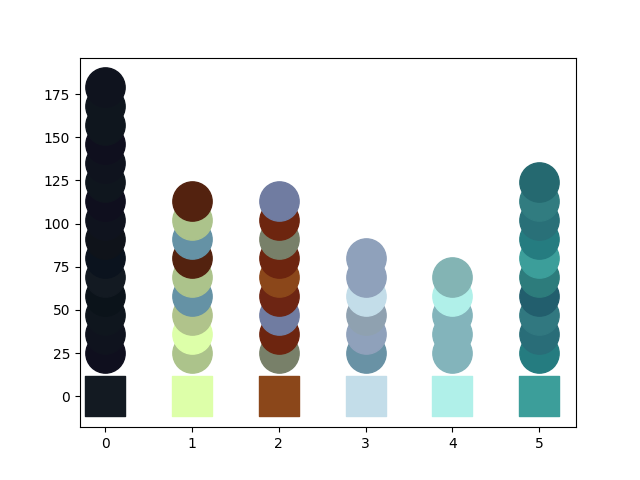

This figure's Python source:
'''
This code draws Rubik's cube unfoldings with raw RGB data

         | 10 11 12 |
         | 13 14 15 |
         | 16 17 18 |
------------------------------------------
20 21 22 | 00 01 02 | 40 41 42 | 50 51 52
23 24 25 | 03 04 05 | 43 44 45 | 53 54 55
26 27 28 | 06 07 08 | 46 47 48 | 56 57 58
------------------------------------------
         | 30 31 32 |
         | 33 34 35 |
         | 36 37 38 |
'''

import matplotlib.pyplot as plt
import numpy as np
import math
import colorsys
from data.data3 import data3
from data.data_lumiere import data_lumiere
from data.data_lumiere2 import data_lumiere2
from data.data_sombre import data_sombre
from data.data_sombre2 import data_sombre2
from data.rubiks_desordre import data_desordre
from data.data_dernier import data_dernier
from data.data_nam_L import data_nam_L
from data.data_lumiere_04_04 import data_04_04
from data.data_04_04_2 import data_04_04_2
from data.data_0404_coin_340 import data_coin_340
from data.data_0404_anglecoin_330 import data_coin_330
from data.data_0404_anglecoin_340_sombre import data_sombre_coin_340
from data.data_0904_2 import data_0904_2

# given a side index and a facet index, return x,y coordinates of the corresponding unfolding
def coord2(s,f):
    x,y = [[0,0],[0,30],[-30,0],[0,-30],[30,0],[60,0]][s]
    x += (f% 3)*10
    y -= (f//3)*10
    return x,y

# retourne les huits combinaisons de triplets possibles en fonction des centres
def couleurCoin(data):
    tab = []
    tab_diff = []
    tab_nuance = []
    for i in range(0,8):
        tab.append([])
        tab_diff.append([])

    tab[0].extend((data[0][4], data[1][4] , data[2][4]))
    tab[1].extend((data[0][4], data[1][4] , data[4][4]))
    tab[2].extend((data[0][4], data[2][4] , data[3][4]))
    tab[3].extend((data[0][4], data[3][4] , data[4][4]))

    tab[4].extend((data[5][4], data[1][4] , data[2][4]))
    tab[5].extend((data[5][4], data[1][4] , data[4][4]))
    tab[6].extend((data[5][4], data[2][4] , data[3][4]))
    tab[7].extend((data[5][4], data[3][4] , data[4][4]))

   

    #pour chaque couleur du triplet
    for i in range(0, len(data)):
        color = [0,0,0]
        #pour chaque r g b de la couleur
        for j in range(0, len(data[i][4])):
            #print data[i][j]
            #print diffCoin[i]
            color[j] = data[i][4][j] - diffCoin[i][j]
        tab_nuance.append( color )


    tab_diff[0].extend((tab_nuance[0], tab_nuance[1] , tab_nuance[2]))
    tab_diff[1].extend((tab_nuance[0], tab_nuance[1] , tab_nuance[4]))
    tab_diff[2].extend((tab_nuance[0], tab_nuance[2] , tab_nuance[3]))
    tab_diff[3].extend((tab_nuance[0], tab_nuance[3] , tab_nuance[4]))

    tab_diff[4].extend((tab_nuance[5], tab_nuance[1] , tab_nuance[2]))
    tab_diff[5].extend((tab_nuance[5], tab_nuance[1] , tab_nuance[4]))
    tab_diff[6].extend((tab_nuance[5], tab_nuance[2] , tab_nuance[3]))
    tab_diff[7].extend((tab_nuance[5], tab_nuance[3] , tab_nuance[4]))

        
    return tab, tab_diff

def couleurCentre(data):
     tab = []
     for s, side in enumerate(data):
         tab.append(data[s][4])
     return tab

def couleurArete(data):
    tab = []
    for i in range(0,12):
        tab.append([])

    tab[0].extend((data[1][4],data[0][4]))
    tab[1].extend((data[2][4],data[0][4]))
    tab[2].extend((data[3][4],data[0][4]))
    tab[3].extend((data[4][4],data[0][4]))
    tab[4].extend((data[1][4],data[4][4]))
    tab[5].extend((data[1][4],data[2][4]))
    tab[6].extend((data[1][4],data[5][4]))
    tab[7].extend((data[2][4],data[5][4]))
    tab[8].extend((data[2][4],data[3][4]))
    tab[9].extend((data[3][4],data[5][4]))
    tab[10].extend((data[3][4],data[4][4]))
    tab[11].extend((data[4][4],data[5][4]))
    return tab

def tabAreteCouleur(data):
    tab = []
    for i in range(0,12):
        tab.append([])
    tab[0].extend((data[1][7],data[0][1]))
    tab[1].extend((data[2][5],data[0][3]))
    tab[2].extend((data[3][1],data[0][7]))
    tab[3].extend((data[4][3],data[0][5]))
    tab[4].extend((data[1][5],data[4][1]))
    tab[5].extend((data[1][3],data[2][1]))
    tab[6].extend((data[1][1],data[5][1]))
    tab[7].extend((data[2][3],data[5][5]))
    tab[8].extend((data[2][7],data[3][3]))
    tab[9].extend((data[3][7],data[5][7]))
    tab[10].extend((data[3][5],data[4][7]))
    tab[11].extend((data[4][5],data[5][3]))
    return tab

def tabCoinCouleur(data):
    tabCoin = []
    for k in range(0,8):
        tabCoin.append([])
        
    tabCoin[0].extend((data[0][0], data[1][6], data[2][2])) 
    tabCoin[1].extend((data[0][2], data[1][8], data[4][0]))
    tabCoin[2].extend((data[0][6], data[2][8], data[3][0]))
    tabCoin[3].extend((data[0][8], data[3][2], data[4][6]))
    tabCoin[4].extend((data[3][8], data[4][8], data[5][6])) 
    tabCoin[5].extend((data[1][2], data[4][2], data[5][0]))
    tabCoin[6].extend((data[1][0], data[2][0], data[5][2]))
    tabCoin[7].extend((data[2][6], data[3][6], data[5][8]))
    return tabCoin


def voisinHaut(i):
    
    if i==0 or i==2 or i==4 or i== 5: return 1
    elif i==1: return 5
    elif i==3: return 0

def voisinDroite(i):
    if i==0 or i==1 or i==3: return 4
    elif i==2: return 0 
    elif i==4: return 5
    elif i==5: return 2

def voisinGauche(i): 
    if i==0 or i==1 or i==3: return 2
    elif i==2: return 5
    elif i==4: return 0
    elif i==5: return 4

def voisinBas(i): 
    if i==0 or i==2 or i==4 or i==5: return 3
    elif i==1: return 0
    elif i==3: return 5

# assemble x,y coordinates and sticker colors into three arrays
def donnees(data):
    x, y, color, color_true, group_color = [], [], [], [], []
    max_reading = 0
    for side in data:
        for facet in side:
            for reading in facet:
                max_reading = max(max_reading, reading)

    for s, side in enumerate(data):
        for f, (r,g,b) in enumerate(side):
            [tx,ty] = coord2(s, f)
            x.append(tx)
            y.append(ty)
            color.append([round(r)/round(max_reading), round(g)/round(max_reading), round(b)/round(max_reading)])
            if f == 4:
	     color_true.append([r, g, b])
    return x,y,color, color_true, max_reading



def draw_diffRGB(data):
    x, y, color, c, max_color = donnees(data)
   
    n = 9
    m = 6
    c = couleurCentre(data)
    color_center = []
    for k in range(0,6):
      color_center.append([])
  

    for s, side in enumerate(data):
        for f, (r,g,b) in enumerate(side):
            if f != 4:
	        indice = 0
	        min_color = max_color
	        size = len(c)
          
                #compare avec chaque centre
	        for i in range(0,size):

                    #calcul la nouvelle nuance de chaque centre
                    color = [0,0,0]
                    for l in range(0,3):
                        color[l] = c[i][l] - diff[i][l]
              
	            rr = abs(r - color[0])
	            gg = abs(g - color[1])
	            bb = abs(b - color[2])
	            if (min_color > ((rr +gg+bb)/3) ):
	                min_color = (rr +gg+bb)/3
	                indice = i
	        color_center[indice].append( [r,g,b] )
                
    nb_erreur = 0
    for i in range(0, len(color_center)):
        if ( len(color_center[i]) > 8):
            nb_erreur +=  len(color_center[i]) - 8

    print float(nb_erreur)/48 *100 , "% d erreur  " ,   nb_erreur , "   sur 48"
          
    #coeff couleur uniforme
    plt.figure(0)
    for i in range(0, len(c)):
        
        plt.scatter(i, 0, s=800, marker='s', c=t255to01(c[i], max_color))
        #decalage
        decalage = 5
        for j in range (0,len(color_center[i])):
             plt.scatter(i, decalage + j, s=800, marker='s', c=t255to01(color_center[i][j], max_color) )
          

    
    c = couleurCentre(data)

    color_center = []
    for k in range(0,6):
      color_center.append([])
  

    for s, side in enumerate(data):
        for f, (r,g,b) in enumerate(side):
            if f != 4:
	        indice = 0
	        min_color = max_color
	        size = len(c)
                
	        for i in range(0,size):

                    color = [0,0,0]
                    for l in range(0,3):
                        if f%2 == 0:
                            color[l] = c[i][l] - diffCoin[i][l]
                        else:
                            color[l] = c[i][l] - diffCote[i][l]
	            rr = abs(r - color[0])
	            gg = abs(g - color[1])
	            bb = abs(b - color[2])
	            if (min_color > ((rr +gg+bb)/3) ):
	                min_color = (rr +gg+bb)/3
	                indice = i
	        color_center[indice].append( [r,g,b] )


    nb_erreur = 0
    for i in range(0, len(color_center)):
        if ( len(color_center[i]) > 8):
            nb_erreur +=  len(color_center[i]) - 8
    print float(nb_erreur)/48 *100 , "% d erreur  " ,   nb_erreur , "   sur 48"
          
    #coeff couleur uniforme
    plt.figure(1)
    for i in range(0, len(c)):
        
        plt.scatter(i, 0, s=800, marker='s', c=t255to01(c[i], max_color))
        #decalage
        decalage = 5
        for j in range (0,len(color_center[i])):
             plt.scatter(i, decalage + j, s=800, marker='s', c=t255to01(color_center[i][j], max_color) )
          
    
    
    plt.show()
    
# draw the unfolding / TA PARTIE A FINIR NAM
def draw(data):
    x, y, color, c, max_color = donnees(data)
   
    n = 9
    m = 6
   
    color_center = []
    tab_coeff = {}
    for k in range(0,6):
      color_center.append([])


  
    compteur = 0
    
    for s, side in enumerate(data):
        for f, (r,g,b) in enumerate(side):
	  indice = 0
	  size = len(c)
	  
	  v = '#{:02x}{:02x}{:02x}'.format( 200, 200 , 254 )
	  min_color = int(v[1:], 16)
	  for i in range(0,size):#parcour 6 cote
           
            cfR =abs(c[i][0]-r)
            cfG =abs(c[i][1]-g)
            cfB =abs(c[i][2]-b)
            tab_coeff[s*9+f] = cfR
	  color_center[indice].append( [r,g,b] )
          if (f == 6 and s == 3):
            print r 

	  #print indice
         
    tab_coeff = sorted(tab_coeff.iteritems(), key=lambda (k,v): (v,k))
    #print tab_coeff

  
    test_coeff =[]
    for k in tab_coeff:
        i = int(k[0] / 9)
        j = k[0]%9
        test_coeff.append(data[i][j])

    color_center = test_coeff
    #print c
    tamere = []
    tonpere = []
    for k in range(0,6):
      tonpere.append([])
    for i in range (0, len(c)):
        tamere.append( [ round(c[i][0])/68,  round(c[i][1]) / 68, round(c[i][2])/68] )
            
        

    
    for i in range(0,len(c) ):
        
        plt.scatter(i, 0, s=800, marker='s', c=tamere[i])
        p = 5
       
        for j in range(0, len(test_coeff) ):
            """
            p += 5
            #print ' COULEUR SIDE ',  c[i], '  liste facet: ', color_center[i], '\n'
            #print len(color_center) , "    "  , i   , "    " , len(color_center[i]) , "   " , j , " rgb   " , color_center[i][j][1], "  " , color_center[i][j][0] , "  " , color_center[i][j][2]
            tonpere[i].append(  [ round(color_center[i][j][0])/68,  round(color_center[i][j][1]) / 68, round(color_center[i][j][2])/68] )

            xplacer = i
            yplacer = j;
            if (j > 9 ):
                xplacer = i +0.5
                yplacer = j - 60
            """
            yplacer = j;
            #print " tamere " ,  test_coeff[i][0] , test_coeff[i][0] , test_coeff[i][0]
            tonpere.append( [ round(test_coeff[j][0])/68,  round(test_coeff[j][1]) / 68, round(test_coeff[j][2])/68 ] )
            plt.scatter(i, yplacer + 5 + p , s=800, marker='o', c=tonpere[0*9 + j])

    
    plt.savefig('unfolding.png')
    plt.show()
    """
    plt.scatter(x, y, s=800, marker='s', c=color)
    plt.title('Rubik\'s cube unfolding')
    plt.axis('off')
    plt.savefig('unfolding.png')
    plt.show()    
    """
         


#draw the unfolding 
def draw2(data):
    x, y, color, c, max_color = donnees(data)
   
    n = 9
    m = 6
   
    color_center = []
    tabPref = [] #tableau qui va stocker toutes les moyennes des coins a chaque triplet centre
    coinPref = [] # tableau qui va stocker pour chaque coin le triplet centre qui lui correspond le plus par rapport a la moyenne des rgb
    tabCoin = tabCoinCouleur(data)
    tab_coeff = {}
    for k in range(0,6):
      color_center.append([])
    for k in range(0,8):  
        tabPref.append([])
    
    tabCoinCheck, tabCoinCheckDiff = couleurCoin(data)


    # stocke les moyennes des differences les plus basses pour chaque coin centre
    for i in range(0, len(tabCoin)): #parcours tous les coins 
        for j in range(0,len(tabCoinCheck)): #parcours tous les triplets de couleurs des centre a comparer
            #print tabCoin[i], "    " , tabCoinCheck[j]
            #t, tt, indice = choixPlusPetiteDiff(tabCoin[i], tabCoinCheck[j])
            t = diffRGBCoin( tabCoin[i], tabCoinCheck[j] )
            tabPref[i].append(t)

            
    for i in range(0, len(tabPref)):
        coinPref.append( choixMeilleurCentre(tabPref[i]) )

    tabFinal = []
    tabIndice = []


    test_coin = repartition(tabPref)

    nb_erreur = 0
    for i in range(0, len(test_coin)):
        if test_coin[i] != data_coin_ok[i][1]:
            nb_erreur += 1
            print test_coin[i] , "     " , data_coin_ok[i][1]

    print float(nb_erreur)/8 *100 , "% d erreur  " ,   nb_erreur , "   sur " , len(test_coin)

    
    for i in range(0,len(tabCoin)):
        tabIndice.append( coinPref[i][1])
        indice = coinPref[i][1]
        #t , tt, ttt= choixPlusPetiteDiff(tabCoin[i], tabCoinCheck[indice])
        #tabFinal.append( tt )

    nb_erreur = 0
    for i in range(0, len(tabIndice)):
        if tabIndice[i] != data_coin_ok[i][1]:
            nb_erreur += 1

    print float(nb_erreur)/8 *100 , "% d erreur  " ,   nb_erreur , "   sur " , len(tabCoin)
    
    copieCheck = tabCoinCheck
    tabFigure = ['f', 'g', 'h', 'j' ,'k', 'l', 'm', 'n']

    #print " association " , tabFinal
    # print " coin centre " , copieCheck
    
    plt.figure(0)
    
    decalage = 0
    for i in range(0,8):

        for j in range(0,3):
            couleurTabCoin = [ round( tabCoin[i][j][0] )/68 , round( tabCoin[i][j][1])/68 , round( tabCoin[i][j][2])/68 ]
            couleurCentreAssocie = [ round( tabCoinCheck[ tabIndice[i] ][j][0])/68 , round( tabCoinCheck[ tabIndice[i] ][j][1])/68 , round( tabCoinCheck[ tabIndice[i] ][j][2])/68  ]
            if j == 0:
                decalage += 5
            plt.scatter(i*3+j + decalage, 0, s=800, marker='o', c= couleurCentreAssocie )
            plt.scatter(i*3+j + decalage, 10, s=800, marker='o', c= couleurTabCoin )

    
    #plt.savefig('tri_coin.png')
    plt.show()

    datas = [data_0904_2,data_sombre_coin_340,data_coin_340,data_04_04,data_dernier, data_coin_330]#data3, data_lumiere, data_lumiere2, data_sombre, data_sombre2]
    showData(datas,True)

    # CA OUVRE 2 FENETRE YOUPI


#############################
def draw3(data):
    x, y, color, c, max_color = donnees(data)   
    color_center = []
    tabPref = [] 
    coinPref = [] 
    tabCoin = tabAreteCouleur(data)
    tab_coeff = {}
    for k in range(0,6):
      color_center.append([])
    for k in range(0,12):  
        tabPref.append([])
    
    tabCoinCheck = couleurArete(data)


    # stocke les moyennes des differences les plus basses pour chaque coin centre
    for i in range(0, len(tabCoin)): #parcours tous les coin 
        for j in range(0,len(tabCoinCheck)): #parcours tous les triplets de couleurs des centre a comparer
            #print tabCoin[i], "    " , tabCoinCheck[j]
            t, tt = choixPlusPetiteDiffDoublons(tabCoin[i], tabCoinCheck[j])
            tabPref[i].append(t)
            
    for i in range(0, len(tabPref)):
        coinPref.append( choixMeilleurCentre(tabPref[i]) )

    tabFinal = []
    for i in range(0,len(tabCoin)):
        indice = coinPref[i][1]
        t , tt = choixPlusPetiteDiffDoublons(tabCoin[i], tabCoinCheck[indice])
        tabFinal.append( tt  ) 

    copieCheck = tabCoinCheck
    tabFigure = ['f', 'g', 'h', 'j' ,'k', 'l', 'm', 'n']

    #print " association " , tabFinal
    # print " coin centre " , copieCheck

    for i in range(0,12):
        plt.figure(i+1)
        
        for j in range(0,2):
           
            t = [round(copieCheck[i][j][0])/68 , round(copieCheck[i][j][1])/68, round(copieCheck[i][j][2])/68 ]
            print t
            tt = [round(tabFinal[i][j][0])/68 , round(tabFinal[i][j][1])/68, round(tabFinal[i][j][2])/68 ]
            #print tt
            plt.scatter(j, 0, s=800, marker='o', c= t )
            plt.scatter(j, 10, s=800, marker='o', c= tt )
    plt.show()



# draw the unfolding
def draw_rgb_debut(data):
    x, y, color, c, max_color = donnees(data)
   
    n = 9
    m = 6
    #color_center = [[] * 54] * 6
    color_center = []
    for k in range(0,6):
      color_center.append([])
   
    cccc = []
    
    compteur = 0
    
    for s, side in enumerate(data):
        for f, (r,g,b) in enumerate(side):
	  indice = 0
	  min_color = max_color
	  size = len(c)
	  for i in range(0,size):
	    rr = abs(r - c[i][0])
	    gg = abs(g - c[i][1])
	    bb = abs(b - c[i][2])
	    if (min_color > ((rr +gg+bb)/3) ):
	     min_color = (rr +gg+bb)/3
	     indice = i
	  #print indice
	  color_center[indice].append( [r,g,b] )
	   #print ' JESUIS FACE ' , s , ' EN FACET ', f , ' JAJOUTE DANS ' , indice , ' COMPTEUR ' , compteur
	   #print color_center[indice]



    nb_erreur = 0
    for i in range(0, len(color_center)):
        for j in range (0, len(color_center[i])):
            dedans = False
            for k in range(0, len(data[i])):
                if sameColor( color_center[i][j], data[i][k]):
                   dedans = True
            if dedans == False:
                nb_erreur += 1

    print float(nb_erreur)/54 *100 , "% d erreur  " ,   nb_erreur , "   sur " , 54

           
    for i in range(0,len(color_center) ):
        
      print ' COULEUR SIDE ',  c[i], '  liste facet: ', color_center[i], '\n'
      tabColor = []
      for j in range (0 , len(color_center[i])):
            plt.scatter(i, 10 + j* 5, s=800, marker='o', c=  rgb255to01(color_center[i][j], 68) )
            plt.scatter(i, 0, s=800, marker='o', c= t255to01(c[i],68) )
    """
    plt.scatter(x, y, s=800, marker='s', c=color)
    plt.title('Rubik\'s cube unfolding')
    plt.axis('off')
    plt.savefig('unfolding.png')
    """
    plt.show()    

"""
a utiliser sur un rubik resolu
compare les facet avec le centre associe et calcul
l ecart de couleur du aux problemes mecaniques du robot
qui capte les facet a une hauteur differente
"""
def calculEcartAvecCentre(data):
    diff = []
    for i in range(0,6):
        diff.append([data[i][4]])
    
    for s, side in enumerate(data):
        for f, (r,g,b) in enumerate(side):
            if f != 4:
                diffR = abs(diff[side][0][0] - r)
                diffG = abs(diff[side][0][1] - g)
                diffB = abs(diff[side][0][2] - b)
                diff.append([diffR, diffG, diffB])
    return diff





###########################


def distance_hsv(hsv1, hsv2):
    r = math.pow(hsv1[0] - hsv2[0], 2)
    g = math.pow(hsv1[1] - hsv2[1], 2)
    b = math.pow(hsv1[2] - hsv2[2], 2)
    return math.sqrt( float(r) +float(g) + float(b) )

#comparaison des couleurs hsv avec chaque centre et sa distance vectoriel 
def test_hsv(data):

    centre = couleurCentre(data)
    centre_hsv = []
    tab_hsv = []
    tab_rgb, data_rgb = [], []

    #conversion face i en hsv
    for i in range(0, len(data[1])):
        color = t255to01(data[1][i],68)
        data_rgb.append(color)
        #print "  couleur des donnees :  " , data[1][4] , "      couleur en format 0-1 : ", color
        tab_hsv.append( colorsys.rgb_to_hsv(color[0], color[1], color[2]) )
        tab_rgb.append( colorsys.hsv_to_rgb( tab_hsv[i][0], tab_hsv[i][1], tab_hsv[i][2]) )

    #conversion centre rgb to hsv
    for i in range(0, len(centre)):
        color = t255to01(centre[i],68)
        #print "  couleur des donnees :  " , data[1][4] , "      couleur en format 0-1 : ", color
        centre_hsv.append( colorsys.rgb_to_hsv(color[0], color[1], color[2]) )

    for j in range(0, len(centre)):
        #calcul distance
        for i in range(0, len(tab_hsv)):
            if i==0:
                print data[1][i], "     " , data[j][4]
            print "distance facet ",i," avec centre de ", j," : ", distance_hsv(tab_hsv[i], centre_hsv[j] )
        print "\n"


def sameColor(c1, c2):
    return c1[0] == c2[0] and c1[1] == c2[1] and c1[2] == c2[2]

# retourne la difference la plus petite et l indice du triplet centre associe
def choixMeilleurCentre(tabPref):
    min = 256
    indice = -1
    for i in range(0, len(tabPref)):
        if min > tabPref[i]:
            min = tabPref[i]
            indice = i
    return tabPref[indice], indice



def diffRGBCoin(tabCoin, tabCoinCheck):

    somme = [0,0,0]
    for i in range (0, len(tabCoin)):

        for j in range(0, len(tabCoin[i])):
            somme[j] += abs(tabCoin[i][j] - tabCoinCheck[i][j])

    return round( float((somme[0]+somme[1]+somme[2]) / 3), 2)
    

# retourne la difference la plus petite et l'arangement de couleur qui lui correspond
# entre les couleurs des centres et les couleurs des coins
def choixPlusPetiteDiff(tabCoin, tabCoinCheck):

    tabdiffFinal = []
    for i in range(0,1):
        tabC = []
        for p in range(0,3):
            tabC.append([])
        

        tabC[0].append(moyenneRGB(tabCoin[0] , tabCoinCheck[0]))
        tabC[0].append(moyenneRGB(tabCoin[0] , tabCoinCheck[1]))
        tabC[0].append(moyenneRGB(tabCoin[0] , tabCoinCheck[2]))

        tabC[1].append(moyenneRGB(tabCoin[1] , tabCoinCheck[0]))
        tabC[1].append(moyenneRGB(tabCoin[1] , tabCoinCheck[1]))
        tabC[1].append(moyenneRGB(tabCoin[1] , tabCoinCheck[2]))

        tabC[2].append(moyenneRGB(tabCoin[2] , tabCoinCheck[0]))
        tabC[2].append(moyenneRGB(tabCoin[2] , tabCoinCheck[1]))
        tabC[2].append(moyenneRGB(tabCoin[2] , tabCoinCheck[2]))


        
        #print " debut   "
        indice = 0
        tabaffiche = []
        for j in range(0,3):
            
            min = 256
            indice = -1
            
            
            for i in range(0,3):
                if min > tabC[i][j]:
                    min = tabC[i][j]
                    indice = i
                   
            tabdiffFinal.append(tabC[indice][j])
            tabaffiche.append(tabCoin[indice])
            tabC[indice][0] = 256 
            tabC[indice][1] = 256 
            tabC[indice][2] = 256

    #print "\n saut \n" 
    somme = 0
    for i in range (0, len(tabdiffFinal)):
        somme = tabdiffFinal[i]
    return round( round(somme)/3, 2), tabaffiche, indice


def choixPlusPetiteDiffDoublons(tabCoin, tabCoinCheck):

    tabdiffFinal = []
    for i in range(0,1):
        tabC = []
        for p in range(0,2):
            tabC.append([])
        

        tabC[0].append(moyenneRGB(tabCoin[0] , tabCoinCheck[0]))
        tabC[0].append(moyenneRGB(tabCoin[0] , tabCoinCheck[1]))
       
        tabC[1].append(moyenneRGB(tabCoin[1] , tabCoinCheck[0]))
        tabC[1].append(moyenneRGB(tabCoin[1] , tabCoinCheck[1]))
        #print "couleur   : ",  tabCoin , "    tabcoincheck   "   , tabCoinCheck[0] ,  "  " ,tabCoinCheck[1] , "    valeur diff     ", tabC[0]    , "  camembert           " ,   tabC[1]
        tabaffiche = []
        for j in range(0,2):
            
            min = 256
            indice = -1
            
            
            for i in range(0,2):
                if min > tabC[i][j]:
                    min = tabC[i][j]
                    indice = i
                   
            tabdiffFinal.append(tabC[indice][j])
            tabaffiche.append(tabCoin[indice])
            #print tabCoinCheck , "      " , tabC[indice][j] , "    " , j , "   " , tabCoin[indice]
            tabC[indice][0] = 256 
            tabC[indice][1] = 256
    somme = 0
    for i in range (0, len(tabdiffFinal)):
        somme += tabdiffFinal[i]
        print tabdiffFinal[i]," tabdiffFinal  : ",i
    return round( round(somme)/2, 2), tabaffiche

def showData(data, plusieurs=False):


    taille = 0
    # if true there is many array of data
    if plusieurs == True:
        taille = len(data)
    elif len(data) != 0:
        taille = 1
    for i in range(0, taille):
        
        x, y, color, c, max_color = donnees(data[i])
        plt.figure(i)
        plt.axis('off')
        plt.scatter(x, y, s=800, marker='s', c=color)
    plt.show()


#parcours et choisit pour chaque centre le triplet le plus ressemblant (rgb)
def repartition(tabPref):
    
    fini = False
    tabFinal = [-1] * len(tabPref)
    compt = 0
    tabChoix = [0] * len(tabPref)
    while fini == False:
        tab = []
        for i in range(0, len(tabPref)):
            tab.append([])
        tabCount = [0] * len(tabPref)
        # parcours les colonnes pour chaque coin des centres
        for i in range(0, len(tabPref[0])):
            
            min = 256
            indicelig = 0
            #parcours les lignes pour choisir le plus mieux de lindice i
            for j in range(0, len(tabPref)):
            
                if tabPref[j][i] < min:
                    min = tabPref[j][i]
                    indicelig = j
            tab[indicelig].append( [min, i , indicelig] )
            tabCount[indicelig] += 1


        for i in range(0, len(tabCount)):
            #si je nai pas attribue de coin a celui que je check
            if tabFinal[i] == -1:
                # si il a un seul meilleur coin et que le coin centre n a pas ete attribue
                if tabCount[i] == 1 and tabChoix[ tab[i][0][1] ] == 0:
                    indicecol = tab[i][0][1]
                    #jenleve la ligne et la colonne du coin que jai check 
                    # et jattribue dans les tableaux
                    for j in range(0, len(tabPref[0])):
                        tabPref[i][j] = 256
                    for k in range(0, len(tabPref)):
                        tabPref[k][indicecol] = 256
                    tabFinal[i] = tab[i][0][1]
                    tabChoix[ tabFinal[i] ] = 1
                        
                #si il a plus d un meilleur
                elif tabCount[i] > 1:
                    indicecol = 0
                    min = 256 
                    indice = 0
                    #je choisis le plus petit
                    for k in range(0, len(tab[i])):
                        if tab[i][k][0] < min:
                            min = tab[i][k][0]
                            indicecol = tab[i][k][1]
                            indice = k
                            
                            #et si le coin centre n a pas ete attribue
                    if tabChoix[ tab[i][indice][1] ] == 0:
                        #jenleve la ligne et la colonne du coin que jai check 
                        # et jattribue dans les tableaux
                        for j in range(0, len(tabPref[0])):
                            tabPref[i][j] = 256   
                        for k in range(0, len(tabPref)):
                            tabPref[k][indicecol] = 256
                        tabFinal[i] = tab[i][indice][1]
                        tabChoix[ tabFinal[i] ] = 1
        
        #si tous les coin ont ete attribue a un coin centre je sors
        fini = True
        for i in range(0, len(tabFinal)):
            if tabFinal[i] == -1:
                fini = False
    return tabFinal
  
"""
je recupere la plus petite difference pour chaque coin centre
je compare et recupere le plus petit des 8 differences et son indice
jassocie le triplet au coin centre et je modifie toutes les valeurs a cet indice a un max
je refais la meme jusqua avoir tout compare
"""

    

def moyenneRGB(c1, c2):
    r1, g1, b1 = diffRGB(c1,c2)

    return round( (r1+g1+b1)/3 , 2)

def rgb255to01(c1,div):
    c1[0] = round(c1[0])/div
    c1[1] = round(c1[1])/div
    c1[2] = round(c1[2])/div
    return c1


def t255to01(c1,div):
    color = 0
    color = [ round(c1[0])/div,  round(c1[1])/div,  round(c1[2])/div ] 
    return  color

def calculDiffColorRGB(c1, c2):

    r1 = c1[0]/ (c1[0]+c1[1]+c1[2])
    r2 = c2[0]/ (c2[0]+c2[1]+c2[2])

    g1 = c1[1]/ (c1[0]+c1[1]+c1[2])
    g2 = c2[1]/ (c2[0]+c2[1]+c2[2])

    b1 = c1[2]/ (c1[0]+c1[1]+c1[2])
    b2 = c2[2]/ (c2[0]+c2[1]+c2[2])
    return abs(r1-r2), abs(g1-g2),abs(b1-b2)

def diffRGB(c1, c2): 
    r1 = abs(c1[0] - c2[0])

    g1 = abs(c1[1] - c2[1])

    b1 = abs(c1[2] - c2[2])

    return r1,g1,b1

def compare2Couleur(c1 , c2):
    r1, g1, b1 = diffRGB(c1,c2)

    return round(math.sqrt(r1*r1+g1*g1+b1*b1) , 2)


def calculDiffCentre(data, mode="uniforme"):
    
    tab = couleurCentre(data)
    moyenneDiff = []
    for s, side in enumerate(data):
        somme = [0,0,0]
        for f, (r,g,b) in enumerate(side):
            if f != 4:
                c1 = [r,g,b]
                colordiff = diffRGB(c1, tab[s])
                for i in range(0,3):
                    somme[i] += colordiff[i]
        #calcul moyenne diff
        for j in range(0,3):
            somme[j] = somme[j]/8
        moyenneDiff.append(somme)
    return moyenneDiff


def calculDiffCentreCoinCote(data, mode="uniforme"):
    
    tab = couleurCentre(data)
    moyenneDiffCoin, moyenneDiffCote = [], []
    for s, side in enumerate(data):
        sommeCoin, sommeCote = [0,0,0], [0,0,0]
        for f, (r,g,b) in enumerate(side):
            if f != 4:
                c1 = [r,g,b]
                colordiff = diffRGB(c1, tab[s])
                for i in range(0,3):
                    if f%2 == 0:
                        sommeCoin[i] += colordiff[i]
                    else:
                        sommeCote[i] += colordiff[i]
        #calcul moyenne diff
        for j in range(0,3):
            sommeCoin[j] = sommeCoin[j]/4
            sommeCote[j] = sommeCote[j]/4
        moyenneDiffCoin.append(sommeCoin)
        moyenneDiffCote.append(sommeCote)
    return moyenneDiffCoin,  moyenneDiffCote


    
data = [
[[3, 5, 6],[4, 6, 8],[5, 7, 9],[3, 5, 8],[4, 6, 9],[3, 5, 7],[4, 6, 7],[4, 6, 8],[3, 4, 7]],
[[31, 35, 29],[46, 52, 38],[35, 40, 33],[44, 48, 36],[59, 68, 45],[45, 50, 37],[34, 39, 31],[47, 51, 38],[36, 42, 33]],
[[21, 8, 5],[28, 8, 5],[22, 7, 5],[25, 9, 4],[32, 12, 6],[24, 8, 4],[17, 7, 4],[27, 9, 4],[19, 7, 5]],
[[28, 33, 42],[35, 40, 47],[26, 32, 39],[37, 42, 47],[52, 60, 62],[34, 40, 48],[27, 34, 42],[34, 40, 45],[24, 29, 40]],
[[24, 36, 41],[33, 44, 49],[24, 34, 38],[29, 43, 44],[43, 61, 59],[28, 42, 44],[25, 38, 42],[33, 46, 48],[24, 35, 41]],
[[9, 24, 29],[11, 31, 34],[8, 23, 27],[13, 32, 34],[15, 41, 40],[12, 31, 33],[11, 27, 31],[13, 34, 34],[10, 26, 30]]
]

data_turned = [
[[4, 4, 8],[4, 5, 8],[4, 6, 8],[3, 5, 7],[5, 7, 9],[3, 6, 7],[3, 5, 8],[4, 5, 7],[4, 5, 8]],
[[27, 39, 44],[30, 44, 45],[26, 38, 43],[46, 52, 37],[59, 68, 45],[47, 52, 37],[22, 9, 4],[26, 10, 5],[24, 8, 5]],
[[39, 46, 35],[29, 10, 5],[32, 37, 45],[47, 54, 38],[37, 19, 7],[36, 43, 46],[32, 34, 28],[29, 10, 4],[30, 33, 43]],
[[27, 39, 45],[31, 45, 46],[28, 39, 44],[38, 43, 47],[52, 59, 62],[38, 43, 50],[22, 8, 4],[26, 9, 4],[20, 7, 4]],
[[38, 44, 35],[35, 48, 50],[27, 32, 43],[48, 54, 39],[47, 64, 62],[36, 43, 48],[41, 46, 37],[35, 48, 48],[30, 35, 44]],
[[11, 29, 32],[13, 32, 34],[9, 25, 29],[12, 33, 33],[16, 42, 41],[10, 33, 34],[11, 30, 32],[13, 33, 34],[10, 28, 30]],
]

data_coin_ok = [
    [0,0], [1,1], [2,2], [3,3], [4,4], [5,5], [6,6], [7,7]
]

data_turned_coin_ok = [
    [0,2], [1,0], [2,3], [3,1], [4,6], [5,4], [6,7], [7,5]
]


diff = calculDiffCentre(data)
diffCoin, diffCote = calculDiffCentreCoinCote(data)

#test_hsv(data)
#draw_diffRGB(data)
    
draw2(data)
#draw(data)





"""
tabDiffEucl = []
for i in range(0,8):
    tabDiffEucl.append([])
min = 256
indiceI  = -1
indiceJ = -1
temp = 255
for i in range (0,len(data)):
    print "face : ",i
    min = 256
    for j in range (0,len(data[0])):
        for k in range (0,6):
            if j!= 4 :
                temp = compare2Couleur(data[i][j],data[k][4])
                tabDiffEucl[i].append(temp)
                if min > temp :
                    #print"COUCOU"
                    min = temp
                    
                    indiceK = k
                indiceI = i
                indiceJ = j
                
            #print i , j ,": ", i , k," (i j) " , " i k"
            #print temp
        print tabDiffEucl[i]
        #print "min : ", min ,"cote : ",indiceI,indiceJ , "centre : ", indiceK,4
    #print "face : ",i
    
    print "\n"

"""
            
"""
c1 =[3, 5, 6]
c2 = [4, 6, 8]
test = compare2Couleur(c1, c2)
print test
"""
"""
c1 =[59, 68, 45]
c2 =[31, 35, 29]
test = compare2Couleur(c1, c2)
print test


c1 =[38, 43, 47]
c2 =[31, 35, 29]
test = compare2Couleur(c1, c2)
print test


16  [34, 39, 31]
00 [3, 5, 6]
22 [22, 7, 5]

[52, 60, 62]
[24, 29, 40]
[15, 41, 40]


[1.67, 14.33, 7.67, 14.33, 4.0, 16.33, 17.67, 16.33]
[7.33, 6.67, 8.0, 6.67, 3.67, 15.67, 7.0, 15.67]
[2.0, 14.67, 7.67, 14.67, 3.67, 16.0, 17.33, 16.0]
[6.33, 7.33, 7.67, 7.33, 4.0, 16.33, 8.33, 16.33]
[6.33, 7.67, 8.0, 7.67, 6.67, 10.33, 11.67, 10.33]
[6.67, 7.33, 8.67, 7.33, 6.33, 11.0, 12.33, 11.0]
[6.0, 11.67, 12.67, 11.67, 1.67, 14.33, 12.67, 14.33]
[6.67, 10.67, 7.67, 10.67, 2.33, 15.0, 12.0, 15.0]



"""
